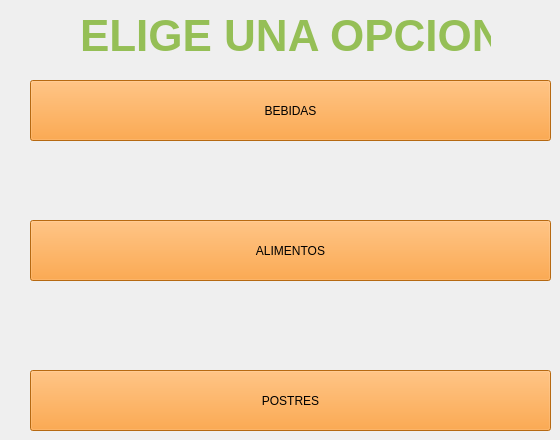
            <widget class="QWidget" name="page_opciones_menu">
             <widget class="QPushButton" name="btn_bebida">
              <property name="geometry">
               <rect>
                <x>30</x>
                <y>80</y>
                <width>521</width>
                <height>61</height>
               </rect>
              </property>
              <property name="styleSheet">
               <string notr="true">background-color: rgb(255, 147, 24);</string>
              </property>
              <property name="text">
               <string>BEBIDAS</string>
              </property>
             </widget>
             <widget class="QPushButton" name="btn_alimento">
              <property name="geometry">
               <rect>
                <x>30</x>
                <y>220</y>
                <width>521</width>
                <height>61</height>
               </rect>
              </property>
              <property name="styleSheet">
               <string notr="true">background-color: rgb(255, 147, 24);</string>
              </property>
              <property name="text">
               <string>ALIMENTOS</string>
              </property>
             </widget>
             <widget class="QPushButton" name="btn_postre">
              <property name="geometry">
               <rect>
                <x>30</x>
                <y>370</y>
                <width>521</width>
                <height>61</height>
               </rect>
              </property>
              <property name="styleSheet">
               <string notr="true">background-color: rgb(255, 147, 24);</string>
              </property>
              <property name="text">
               <string>POSTRES</string>
              </property>
             </widget>
             <widget class="QLabel" name="label_30">
              <property name="geometry">
               <rect>
                <x>80</x>
                <y>10</y>
                <width>411</width>
                <height>51</height>
               </rect>
              </property>
              <property name="styleSheet">
               <string notr="true">QLabel {
    font-size: 44px; /* Tamaño de la fuente */
    font-weight: bold; /* Negrita */
    color: ; /* Color del texto */
	color: rgb(149, 191, 86);
    text-align: center; /* Alineación del texto */
}
</string>
              </property>
              <property name="text">
               <string>ELIGE UNA OPCION</string>
              </property>
             </widget>
            </widget>
